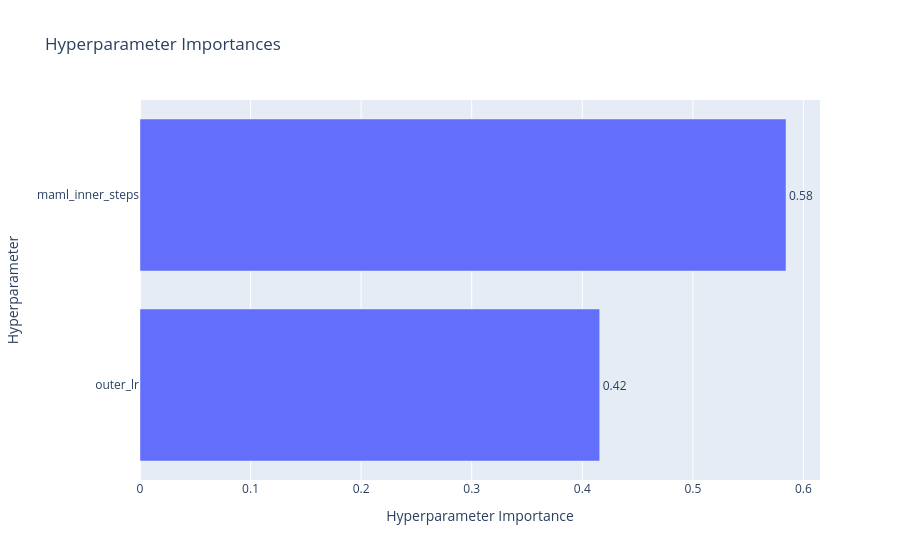

This figure's notebook cell:
### Code cell
# 2. Plot Hyperparameter Importance
try:
    fig_imp = plot_param_importances(study)
    fig_imp.show()
except Exception as e:
    print(f"Could not plot importance (might need more trials): {e}")

### Figure 1 — Plotly figure (JSON) as saved in the notebook; plotly's stock layout.template omitted (floating-point values rounded to 4 significant figures)
{"data": [{"cliponaxis": false, "hovertemplate": ["outer_lr (CategoricalDistribution): 0.4157669858123507<extra></extra>", "maml_inner_steps (CategoricalDistribution): 0.5842330141876493<extra></extra>"], "name": "Objective Value", "orientation": "h", "text": ["0.42", "0.58"], "textposition": "outside", "type": "bar", "x": [0.4158, 0.5842], "y": ["outer_lr", "maml_inner_steps"]}], "layout": {"title": {"text": "Hyperparameter Importances"}, "xaxis": {"title": {"text": "Hyperparameter Importance"}}, "yaxis": {"title": {"text": "Hyperparameter"}}}}
